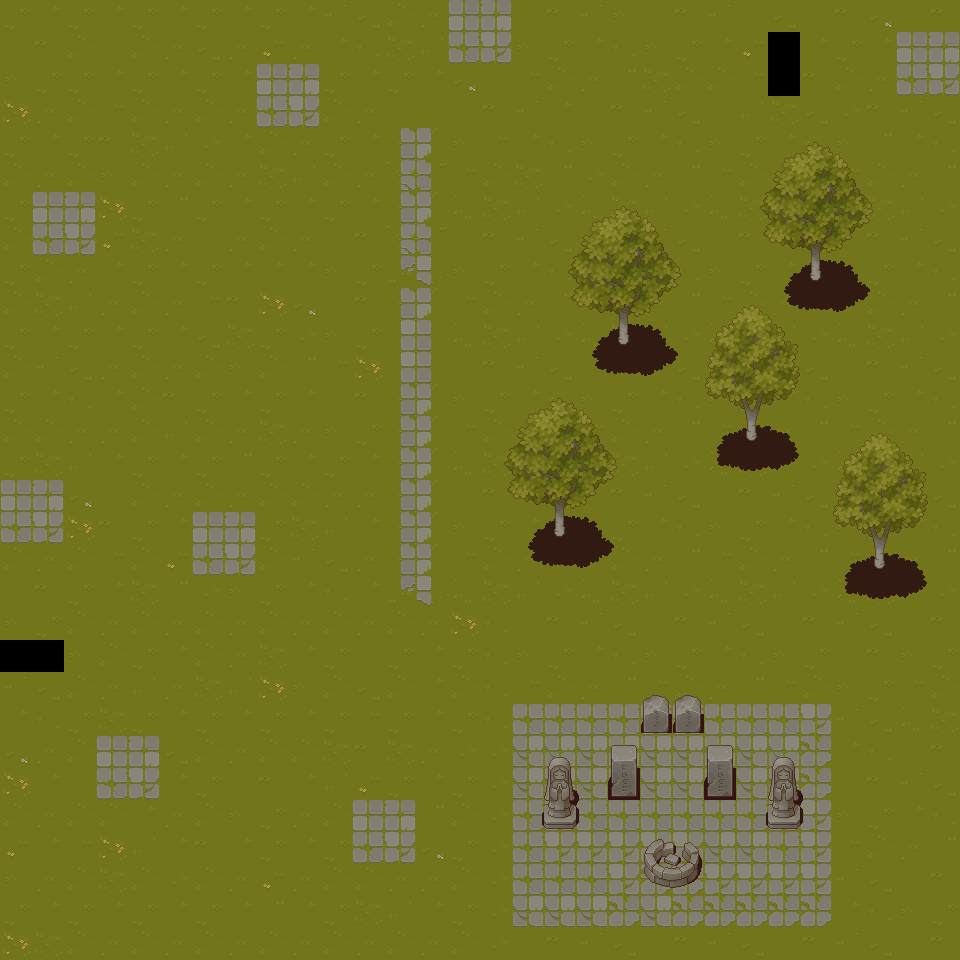

A 2D game scene composited from a Tiled map and its tileset images. What follows is a short description and the map's XML, with each tile layer's data collapsed to a summary:
An orthogonal 30x30 tile map with 32x32 px tiles, 4 tile layers (Ground, Shadows, Probs, Trees), 6 tilesets.

<map version="1.10" tiledversion="1.11.0" orientation="orthogonal" renderorder="right-down" width="30" height="30" tilewidth="32" tileheight="32" infinite="0" nextlayerid="6" nextobjectid="1">
 <tileset firstgid="1" name="Grass-tiles" tilewidth="32" tileheight="32" tilecount="64" columns="8">
  <image source="TX Tileset Grass.png" width="256" height="256" />
 </tileset>
 <tileset firstgid="65" name="Trees-tiles" tilewidth="32" tileheight="32" tilecount="256" columns="16">
  <image source="TX Plant.png" width="512" height="512" />
 </tileset>
 <tileset firstgid="321" name="Shadows-Trees" tilewidth="32" tileheight="32" tilecount="256" columns="16">
  <image source="TX Shadow Plant.png" width="512" height="512" />
 </tileset>
 <tileset firstgid="577" name="Probs-Tiles" tilewidth="32" tileheight="32" tilecount="256" columns="16">
  <image source="TX Props.png" width="512" height="512" />
 </tileset>
 <tileset firstgid="833" name="Probs-Shadow" tilewidth="32" tileheight="32" tilecount="256" columns="16">
  <image source="TX Shadow.png" width="512" height="512" />
 </tileset>
 <tileset firstgid="1089" name="CastleWalls-tiles" tilewidth="32" tileheight="32" tilecount="256" columns="16">
  <image source="TX Tileset Wall.png" width="512" height="512" />
 </tileset>
 <layer id="1" name="Ground" width="30" height="30">
  <data>[900 cells, 896 non-empty, 33 distinct tile ids]</data>
 </layer>
 <layer id="3" name="Shadows" width="30" height="30">
  <data>[900 cells, 54 non-empty, 25 distinct tile ids]</data>
 </layer>
 <layer id="4" name="Probs" width="30" height="30">
  <data>[900 cells, 18 non-empty, 11 distinct tile ids]</data>
 </layer>
 <layer id="2" name="Trees" width="30" height="30">
  <data>[900 cells, 105 non-empty, 40 distinct tile ids]</data>
 </layer>
</map>
